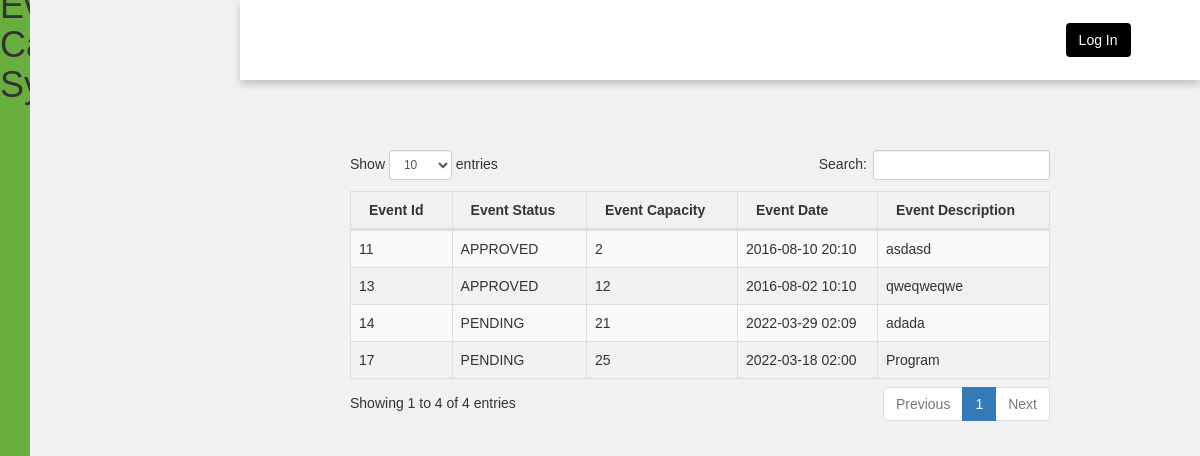
/studentviews/index.php, run on the app's committed database.
### tables this page shows
CREATE TABLE `tbl_reservations` (
  `id` int(10) NOT NULL,
  `uid` int(10) NOT NULL,
  `ucount` int(10) NOT NULL,
  `rdate` varchar(100) NOT NULL,
  `Event_Name` varchar(255) NOT NULL,
  `status` varchar(10) NOT NULL,
  `comments` varchar(250) NOT NULL,
  `bdate` varchar(100) NOT NULL
);

### studentviews/index.php (the view, shortened to what this page needs)
<?php
$conn = mysqli_connect("localhost","root","","db_event_management");
?>
<!DOCTYPE html>
<html lang="en">
<head>
    <link rel="stylesheet" href="style.css">
        <link rel="stylesheet" type="text/css" href="css/bootstrap.css">
        <link href="bootstrap.min.css" rel="stylesheet">
<link href="dataTables.bootstrap.css" rel="stylesheet">
<link href="dataTables.responsive.css" rel="stylesheet">
<body>
    <div class="side-menu">
        <div class="brand-name">
            <h1>Event Calendar System</h1>
        </div>
        <ul>
            <li><span>Event Details</span> </li>
        </ul>
    </div>
    <div class="container">
        <div class="header">
            <div class="nav">
                <div class="user">
                    <a href="../login.php" class="btn">Log In</a>
                </div>
            </div>
        </div>
    </div>
    <br>
	<div class="mytable" style="padding-left: 300px; padding-top:100px;">
	<table width="100%" class="table table-striped table-bordered table-hover" id="dataTables-example">
		<thead>
            <tr>
				<th>Event Id</th>
                <th>Event Status</th>
				<th>Event Capacity</th>
				<th>Event Date</th>
                <th>Event Description</th>
            </tr>
        </thead>
		<tbody>
			<?php
				$query=mysqli_query($conn,"select * from `tbl_reservations`");
				while($row=mysqli_fetch_array($query)){
					?>
					<tr>
						<td><?php echo $row['uid']; ?></td>
						<td><?php echo $row['status']; ?></td>
						<td><?php echo $row['ucount']; ?></td>
						<td><?php echo $row['rdate']; ?></td>
						<td><?php echo $row['Event_Name']; ?></td>
					</tr>
					<?php
				}
			?>
		</tbody>
	</table>
	</div>
</body>
</html>

### studentviews/style.css (style rules this page uses)
* { margin: 0; padding: 0; box-sizing: border-box; font-family: 'Poppins', sans-serif; }
body { min-height: 100vh; }
a { text-decoration: none; }
li { list-style: none; }
h1, h2 { color: #444; font-size: 20px; }
.btn { background: #000; color: white; padding: 5px 10px; text-align: center; margin-left: 90%; }
.side-menu { position: fixed; background: #68af3f; width: 20vw; min-height: 100vh; display: flex; flex-direction: column; }
.side-menu .brand-name { height: 10vh; display: flex; align-items: center; justify-content: center; }
.side-menu li { font-size: 15px; padding: 10px 40px; color: white; display: flex; align-items: center; }
.container { position: absolute; right: 0; width: 80vw; height: 100vh; background: #f1f1f1; }
.container .header { position: fixed; top: 0; right: 0; width: 80vw; height: 10vh; background: white; display: flex; align-items: center; justify-content: center; box-shadow: 0 4px 8px 0 rgba(0, 0, 0, 0.2); z-index: 1; }
.container .header .nav { width: 90%; display: flex; align-items: center; }
.container .header .nav .user { flex: 1; display: flex; justify-content: space-between; align-items: center; }

### studentviews/index.php (style rules this page uses)
.mytable { margin-left:50px; margin-top:30px; width:1000px; }

### data on the page
tbl_reservations: uid "11", status "APPROVED", ucount "2", rdate "2016-08-10 20:10", Event_Name "asdasd"
tbl_reservations: uid "13", status "APPROVED", ucount "12", rdate "2016-08-02 10:10", Event_Name "qweqweqwe"
tbl_reservations: uid "14", status "PENDING", ucount "21", rdate "2022-03-29 02:09", Event_Name "adada"
tbl_reservations: uid "17", status "PENDING", ucount "25", rdate "2022-03-18 02:00", Event_Name "Program"
